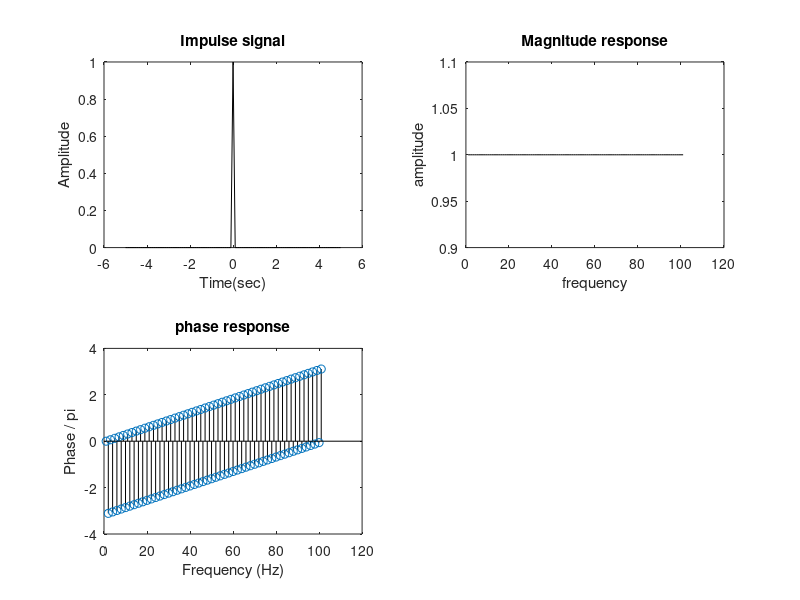

MATLAB code to generate this figure:
clc; clear all; close all;
T = 10*(1/50);
fs = 1000;
t = -5:0.1:5;
x = t==0; 
subplot(2,2,1); plot(t,x,'black');
xlabel('Time(sec)'); ylabel('Amplitude');
title('Impulse signal')
y=fft(x);
subplot(2,2,2);
plot(fftshift(abs(y)), 'black');
xlabel('frequency'); ylabel('amplitude'); title('Magnitude response');
theta = angle(y); subplot(2,2,3);
stem(theta, 'color', 'black');
xlabel("Frequency (Hz)"); ylabel("Phase / \pi");
title('phase response')